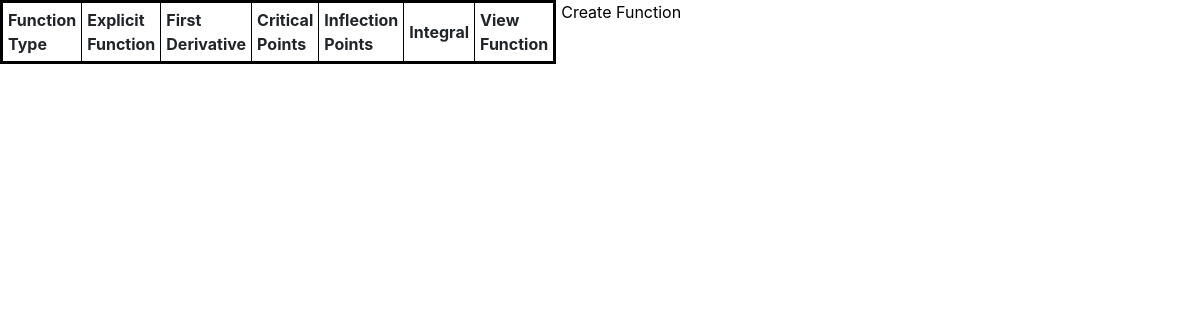
The page /database/ on the database as committed earlier.
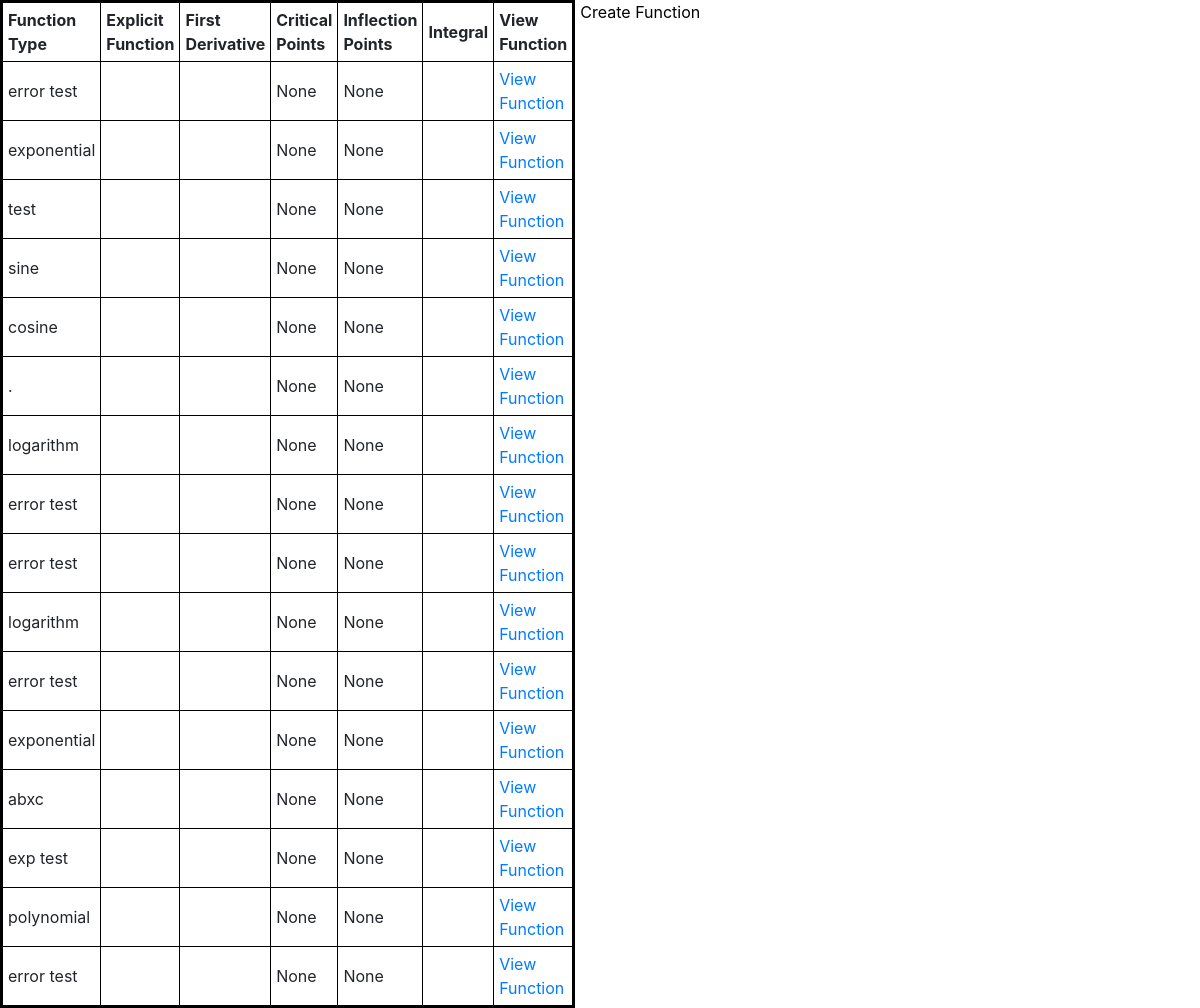
The same page on the database as committed later.
### analysis/models.py (models this page shows, shortened)
class Function(models.Model):
    title = models.CharField(max_length=100)
    func = models.TextField()

### analysis/views.py (the view)
# urls.py: path('database/',FunctionListView.as_view(),name='database'),
class FunctionListView(ListView):
    model = Function
    template_name = 'analysis/database.html'
    context_object_name = 'functions'

### analysis/templatetags/analysis_tags.py (called while the page is built)
@register.simple_tag
def latex_function(function):
    try:
        latex(sympy.integrate(sympy.diff(function)))
        validate = True
    except:
        validate = False
    if validate == True:
        return latex(sympy.integrate(sympy.diff(function)))
    else:
        return 'Invalid Input'

@register.simple_tag
def derivative(function):
    try:
        sympy.diff(function,x)
        validate = True
    except:
        validate = False
    if validate == True:
        return(latex(sympy.diff(function,x)))
    else:
        return 'Invalid Input'

@register.simple_tag
def integral(function):
    try:
        sympy.integrate(function,x)
        validate = True
    except:
        validate = False
    if validate == True:
        return(latex(sympy.integrate(function,x)))
    else:
        return 'Invalid Input'

@register.simple_tag
def critpoints(function):
    try:
        sympy.integrate(function,x)
        validate = True
    except:
        validate = False
    if validate == True:
        fprime = sympy.diff(function,x)
        cpoints = sympy.solveset(fprime,x,domain=sympy.S.Reals)
        if type(cpoints) == sympy.Union:
            return 'Infinite Solutions'
        elif type(cpoints) == sympy.ConditionSet:
            return 'Input Error'
        elif cpoints == sympy.Reals:
            return 'All of R'
        else:
            if len(cpoints) == 0:
                return 'None'
            else:
                points = ''
                for point in cpoints:
                    points += 'x = {} '.format(point)
                return points
    else:
        return 'Invalid Input'

@register.simple_tag
def infpoints(function):
    try:
        sympy.integrate(function,x)
        validate = True
    except:
        validate = False
    if validate == True:
        f2prime = sympy.diff(function,x,x)
        ipoints = sympy.solveset(f2prime,x,domain=sympy.S.Reals)
        if type(ipoints) == sympy.Union:
            return 'Infinite Solutions'
        elif type(ipoints) == sympy.ConditionSet:
            return 'Input Error'
        elif ipoints == sympy.Reals:
            return 'All of R'
        else:
            if len(ipoints) == 0:
                return 'None'
            else:
                points = ''
                for point in ipoints:
                    points += 'x = {} '.format(point)
                return points
    else:
        return 'Invalid Input'

### analysis/templates/analysis/database.html (shortened to what this page needs)
<!DOCTYPE html>
<html>
<html lang="en">
  <head>
    <link rel="stylesheet" href="https://maxcdn.bootstrapcdn.com/bootstrap/4.0.0/css/bootstrap.min.css">
  </head>
<body>
{% load analysis_tags %}
<table width=30% align='left'>
	<tr>
		<th>Function Type</th>
		<th>Explicit Function</th>
		<th>First Derivative</th>
		<th>Critical Points</th>
		<th>Inflection Points</th>
		<th>Integral</th>
		<th>View Function</th>
	</tr>
{% for function in functions %}
	<tr>
		<td>{{function.title}}</td>
		<td>
		</td>
		<td>
		</td>
		{% critpoints function.func as cps %}
		<td>{{cps}}</td>
		{% infpoints function.func as ips %}
		<td>{{ips}}</td>
		<td>
		</td>
		<td><a class='' href='{% url 'function-detail' function.id %}'>View Function</a></td>
	</tr>
{% endfor %}
<a class='paragraphs' href='{% url 'function-create' %}'>Create Function</a>
</table>
</body>
</html>

### analysis/templates/analysis/database.html (style rules this page uses)
.paragraphs { color: #000000; font-size:100%; margin: 5px; }
table { border: 3px solid black; }
th,tr,td { border: 1px solid black; padding: 5px; }

Rows that differ between the two databases and show on the page:
added Function: title "error test", cps "None", ips "None"
added Function: title "exponential", cps "None", ips "None"
added Function: title "test", cps "None", ips "None"
added Function: title "sine", cps "None", ips "None"
added Function: title "cosine", cps "None", ips "None"
added Function: title ".", cps "None", ips "None"
added Function: title "logarithm", cps "None", ips "None"
added Function: title "error test", cps "None", ips "None"
added Function: title "error test", cps "None", ips "None"
added Function: title "logarithm", cps "None", ips "None"
added Function: title "error test", cps "None", ips "None"
added Function: title "exponential", cps "None", ips "None"
added Function: title "abxc", cps "None", ips "None"
added Function: title "exp test", cps "None", ips "None"
added Function: title "polynomial", cps "None", ips "None"
added Function: title "error test", cps "None", ips "None"
